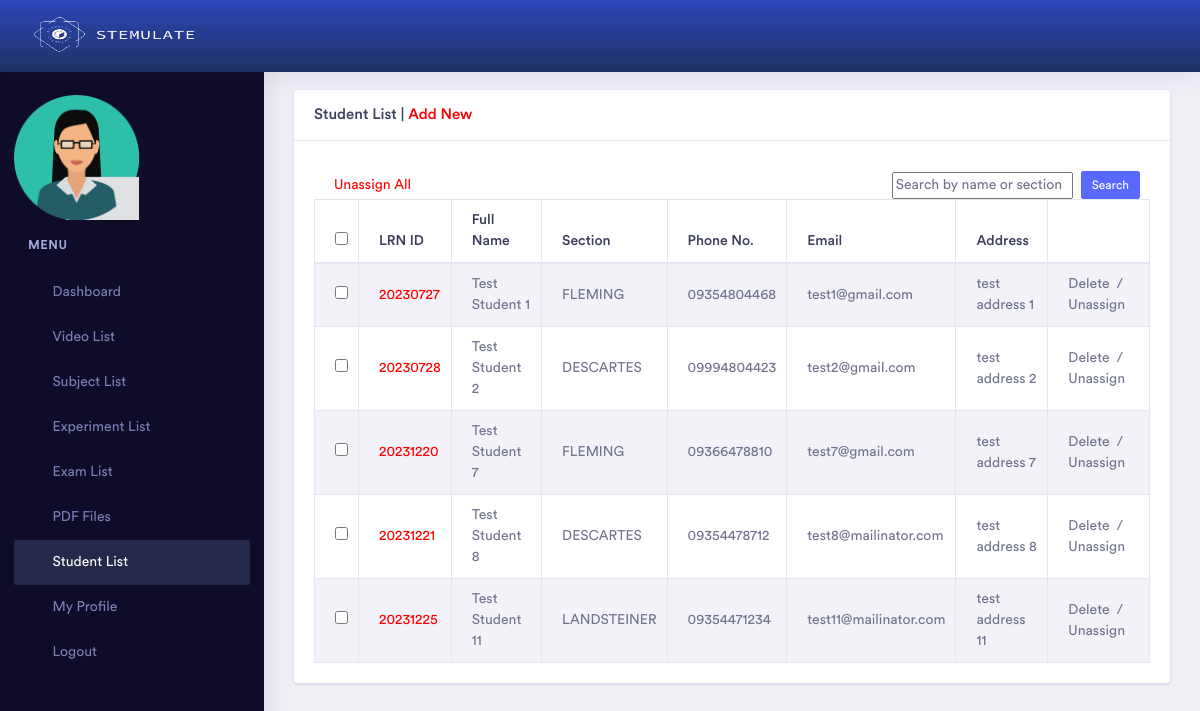
Screenshot of /admin/student_list.php (signed in) with the database file from the repository.
### tables this page shows
CREATE TABLE `student` (
  `id` int(11) NOT NULL,
  `studentid` varchar(255) NOT NULL,
  `name` varchar(255) NOT NULL,
  `dept` varchar(255) NOT NULL,
  `phoneno` varchar(100) NOT NULL,
  `email` varchar(255) NOT NULL,
  `pass` varchar(255) NOT NULL,
  `address` varchar(255) NOT NULL,
  `status` int(11) NOT NULL,
  `designation` int(11) NOT NULL,
  `image` blob DEFAULT NULL,
  `conPerson` varchar(255) DEFAULT NULL,
  `conNumber` varchar(255) DEFAULT NULL,
  `conAddress` varchar(255) DEFAULT NULL,
  `conRelationship` varchar(255) DEFAULT NULL
);

### admin/student_list.php (the view, shortened to what this page needs)
<?php
    if ($_SESSION['p'] != "") {
?>
<!doctype html>
<html lang="en">
<head>
    <?php include 'head.php'; ?>
</head>
<body>
    <div class="dashboard-main-wrapper">
         <div class="dashboard-header">
            <?php include 'header.php';  ?>
        </div>
       <div class="nav-left-sidebar sidebar-dark">
            <?php include 'left_menu.php'; ?>
        </div>
        <div class="dashboard-wrapper">
            <div class="container-fluid  dashboard-content">
                <div class="row">
                    <div class="col-xl-12 col-lg-12 col-md-12 col-sm-12 col-12">
                        <div class="card">
                            <h5 class="card-header">Student List | <a href="student_add.php" style="color:red;">Add New</a></h5>
                            <span style="padding-left:20px; padding-top:10px;">
                            </span>
                            <div class="card-body">
                                <div class="table-responsive">
                                        <div class="row">
                                            <div class="col-md-6 d-flex align-items-center">
                                                <a href="" style="color:red; padding-left:20px;" id="assignAllButton">Unassign All</a>
                                            </div>
                                            <div class="col-md-6 d-flex align-items-center justify-content-end" style="padding-right: 25px;">
                                                <input type="text" id="searchBox" placeholder="Search by name or section">
                                                <button id="searchButton" class="btn btn-primary btn-xs ml-2">Search</button>
                                            </div>
                                        </div>
                                    <table class="table table-striped table-bordered">
                                        <thead>
                                            <tr>
                                                <th><input type="checkbox" id="selectAll"></th>
                                                <th>LRN ID</th>
                                                <th>Full Name</th>
                                                <th>Section</th>
                                                <th>Phone No.</th>
                                                <th>Email</th>
                                                <th>Address</th>
                                                <th>&nbsp;</th>
                                            </tr>
                                        </thead>
                                        <tbody id="tableBody">
                                            <?php
                                                include 'db.php';
                                                $query = mysqli_query($link, "select * from student where status = '1' and designation  = '$_SESSION[id]' ");
                                                while($data = mysqli_fetch_array($query)) {
                                            ?>
                                            <tr>
                                            <td><input type="checkbox" class="checkBox" style="padding-left: 10px;" value="<?php echo $data['id']; ?>"></td>
                                                <td style="cursor:pointer; color:red;" onclick="redirectToStudentRecordPage(<?php echo $data['id']; ?>)"><?php echo $data['studentid']; ?></td>
                                                <td><?php echo $data['name']; ?></td>
                                                <td><?php echo $data['dept']; ?></td>
                                                <td><?php echo $data['phoneno']; ?></td>
                                                <td><?php echo $data['email']; ?></td>
                                                <td><?php echo $data['address']; ?></td>
                                                <td>
                                                    <a href="?id=<?php echo $data['id']; ?>" onclick="return confirm('Delete Confirm?');">Delete</a>
                                                    &nbsp;/&nbsp;
                                                    <a class="assignButton" href="#" data-studentid="<?php echo $data['id']; ?>" onclick="unassignStudent(this); return false;">Unassign</a>
                                                </td>
                                            </tr>
                                            <?php } ?>
                                        </tbody>
                                    </table>
                                </div>
                            </div>
                        </div>
                    </div>
                </div>
            </div>
        </div>
    </div>
</body>
</html>
<?php
} else {
    echo "<script>";
    echo "self.location='index.php?msg=<font color=red>Please Login First.</font>';";
    echo "</script>";
}
?>

### rows the page displays
student: studentid "20230727", name "Test Student 1", dept "FLEMING", phoneno "09354804468", email "test1@gmail.com", address "test address 1"
student: studentid "20230728", name "Test Student 2", dept "DESCARTES", phoneno "09994804423", email "test2@gmail.com", address "test address 2"
student: studentid "20231220", name "Test Student 7", dept "FLEMING", phoneno "09366478810", email "test7@gmail.com", address "test address 7"
student: studentid "20231221", name "Test Student 8", dept "DESCARTES", phoneno "09354478712", email "test8@mailinator.com", address "test address 8"
student: studentid "20231225", name "Test Student 11", dept "LANDSTEINER", phoneno "09354471234", email "test11@mailinator.com", address "test address 11"
